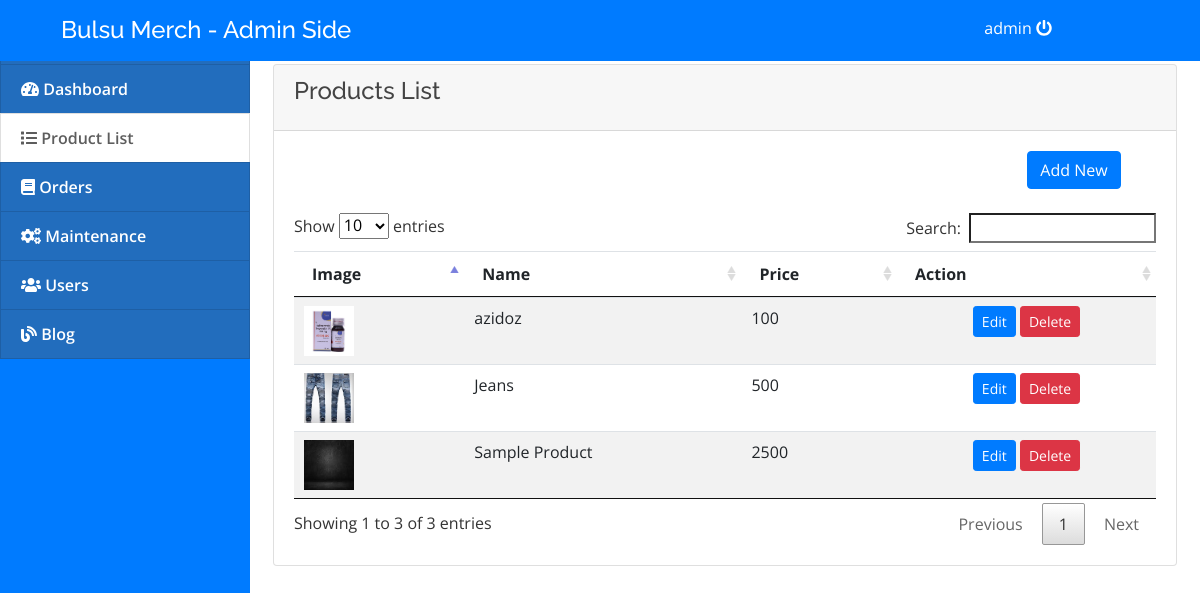
Page /admin/index.php?page=productlist (signed in) on the committed database.
### tables this page shows
CREATE TABLE `products` (
  `product_id` int(100) NOT NULL,
  `product_cat` int(100) NOT NULL,
  `product_brand` int(100) NOT NULL,
  `product_title` varchar(255) NOT NULL,
  `product_price` int(100) NOT NULL,
  `product_desc` text NOT NULL,
  `product_image` text NOT NULL,
  `product_keywords` text NOT NULL
);

### admin/productlist.php (the view, shortened to what this page needs)
 <?php
include("../db.php");
include "sidenav.php";
include "topheader.php";
?>
 <div class="content">
     <div class="container-fluid">
         <div class="col-md-14">
             <div class="card ">
                 <div class="card-header card-header-primary">
                     <h4 class="card-title"> Products List</h4>
                 </div>
                 <div class="card-body">
                     <div class="col-md-2 offset-md-10"> <a class=" btn btn-primary "
                             href="index.php?page=addproduct">Add New</a></div>
                     <br>
                     <div class="table-responsive ps">
                         <table class="table table-striped " id="prod">
                             <thead class="">
                                 <tr>
                                     <th>Image</th>
                                     <th>Name</th>
                                     <th>Price</th>
                                     <th>Action</th>
                                 </tr>
                             </thead>
                             <tbody>
                                 <?php
                        $result=mysqli_query($con,"SELECT product_id,product_image, product_title,product_price from products    order by product_title asc");
                        while(list($product_id,$image,$product_name,$price)=mysqli_fetch_array($result))
                        {
                        echo "<tr><td><img src='../product_images/$image' style='width:50px; height:50px;'></td><td>$product_name</td>
                        <td>$price</td>
                        <td class='text-center'>
                        <a class=' btn btn-primary btn-sm' href='index.php?page=addproduct&id=$product_id'>Edit</a>
                        <a class=' btn btn-danger btn-sm clothes_list' href='javascript:void(0)' data-id ='$product_id'>Delete</a>
                        </td></tr>";
                        }
                        ?>
                             </tbody>
                         </table>
                     </div>
                 </div>
             </div>
         </div>
     </div>
 </div>

### assets/css/style.css (style rules this page uses)
body { font-family: "Open Sans", sans-serif; color: #444444; width: 100%; height: calc(100%); }
a { color: #1977cc; }
h1, h2, h3, h4, h5, h6 { font-family: "Raleway", sans-serif; }

### rows in the picture
products: product_image (picture), product_title "azidoz", product_price "100"
products: product_image (picture), product_title "Jeans", product_price "500"
products: product_image (placeholder picture), product_title "Sample Product", product_price "2500"

### other values in the picture
$_SESSION['login_admin_name'] "admin"
